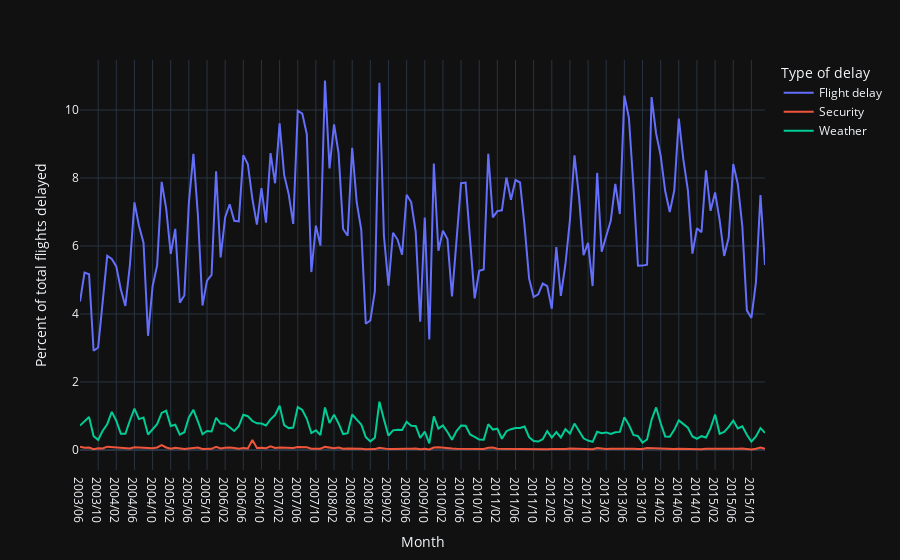

The notebook cell saved with this chart:
### Markdown cell above
## Create a dynamic plot using plotly

### Code cell
fig2 = px.line(
    by_time,
    x="time",
    y="percent_delayed",
    color = "type_of_delay",
    custom_data=["time", "percent_delayed"]
)

fig2.update_traces(
    hovertemplate="<br>".join([
        "Month: %{customdata[0]}",
        "Proportion delayed: %{customdata[1]:.1f}"
    ])
)

fig2.update_layout(
    xaxis_title = "Month",
    yaxis_title = "Percent of total flights delayed",
    legend_title = "Type of delay"
)

fig2.show()

### Figure 1 — Plotly figure (JSON) as saved in the notebook; plotly's stock layout.template omitted (floating-point values rounded to 4 significant figures; data arrays with more than 128 entries replaced by an {"elided": "..."} marker saying what was removed)
{"data": [{"customdata": {"elided": "152x2 mixed values"}, "hovertemplate": "Month: %{customdata[0]}<br>Proportion delayed: %{customdata[1]:.1f}", "legendgroup": "Flight delay", "line": {"color": "#636efa", "dash": "solid"}, "marker": {"symbol": "circle"}, "mode": "lines", "name": "Flight delay", "orientation": "v", "showlegend": true, "x": {"elided": "152 str values"}, "xaxis": "x", "y": {"elided": "152 float values"}, "yaxis": "y", "type": "scatter"}, {"customdata": {"elided": "152x2 mixed values"}, "hovertemplate": "Month: %{customdata[0]}<br>Proportion delayed: %{customdata[1]:.1f}", "legendgroup": "Security", "line": {"color": "#EF553B", "dash": "solid"}, "marker": {"symbol": "circle"}, "mode": "lines", "name": "Security", "orientation": "v", "showlegend": true, "x": {"elided": "152 str values"}, "xaxis": "x", "y": {"elided": "152 float values"}, "yaxis": "y", "type": "scatter"}, {"customdata": {"elided": "152x2 mixed values"}, "hovertemplate": "Month: %{customdata[0]}<br>Proportion delayed: %{customdata[1]:.1f}", "legendgroup": "Weather", "line": {"color": "#00cc96", "dash": "solid"}, "marker": {"symbol": "circle"}, "mode": "lines", "name": "Weather", "orientation": "v", "showlegend": true, "x": {"elided": "152 str values"}, "xaxis": "x", "y": {"elided": "152 float values"}, "yaxis": "y", "type": "scatter"}], "layout": {"xaxis": {"anchor": "y", "domain": [0.0, 1.0], "title": {"text": "Month"}}, "yaxis": {"anchor": "x", "domain": [0.0, 1.0], "title": {"text": "Percent of total flights delayed"}}, "legend": {"title": {"text": "Type of delay"}, "tracegroupgap": 0}, "margin": {"t": 60}}}
